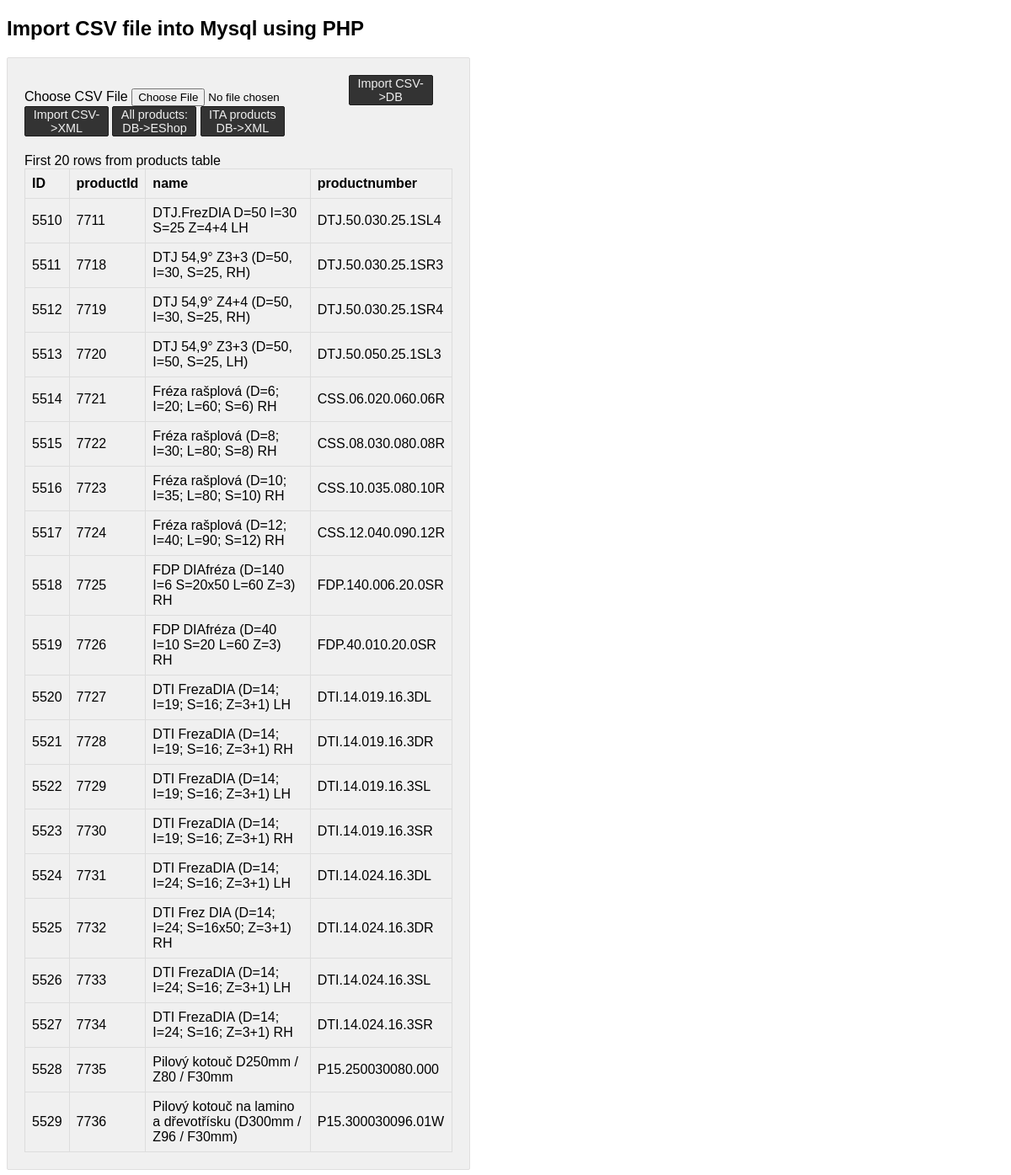
The page / on the database its author committed.
### tables this page shows
CREATE TABLE `products` (
  `id` int(11) NOT NULL,
  `productId` int(8) NOT NULL,
  `name` varchar(100) DEFAULT NULL,
  `secondName` varchar(100) DEFAULT NULL,
  `description` varchar(1000) DEFAULT NULL,
  `picture` varchar(200) DEFAULT NULL,
  `available` tinyint(1) DEFAULT NULL,
  `price` decimal(10,2) NOT NULL,
  `secondPrice` decimal(10,2) NOT NULL,
  `productnumber` varchar(50) NOT NULL,
  `previewPicture` varchar(200) DEFAULT NULL,
  `gallery0` varchar(200) DEFAULT NULL,
  `gallery1` varchar(200) DEFAULT NULL,
  `gallery2` varchar(200) DEFAULT NULL,
  `vat` int(8) DEFAULT NULL,
  `vatlevel` int(8) DEFAULT NULL,
  `amountInStock` int(8) DEFAULT NULL,
  `avaibilityId` int(8) DEFAULT NULL,
  `ean` varchar(50) DEFAULT NULL,
  `unsaleable` tinyint(1) DEFAULT NULL,
  `categories` varchar(200) DEFAULT NULL,
  `changedAt` datetime DEFAULT NULL,
  `dt` datetime DEFAULT current_timestamp() ON UPDATE current_timestamp()
);

### DataSource.php (called while the page is built, shortened)
<?php
class DataSource
{
    private $conn;
    function __construct()
    {
        $this->conn = $this->getConnection();
    }
    public function getConnection()
    {
        $conn = new \mysqli(self::HOST, self::USERNAME, self::PASSWORD, self::DATABASENAME);
        $conn->set_charset("cp1250");
        return $conn;
    }
    public function select($query, $paramType = "", $paramArray = array())
    {
        $stmt = $this->conn->prepare($query);
        $stmt->execute();
        $result = $stmt->get_result();
        if ($result->num_rows > 0) {
            while ($row = $result->fetch_assoc()) {
                $resultset[] = $row;
            }
        }
        if (! empty($resultset)) {
            return $resultset;
        }
    }
}

### index.php (the view, shortened to what this page needs)
<?php
require_once 'DataSource.php';
$db = new DataSource();
?>
<!DOCTYPE html>
<html>
<head>
</head>
<body>
    <h2>Import CSV file into Mysql using PHP</h2>
    <div class="outer-scontainer">
        <div class="row">
            <form class="form-horizontal" action="" method="post"
                name="frmCSVImport" id="frmCSVImport"
                enctype="multipart/form-data">
                <div class="input-row">
                    <label class="col-md-4 control-label">Choose CSV
                        File</label> <input type="file" name="file"
                        id="file" accept=".csv">
                    <button type="submit" id="submit" name="import" class="btn-submit">Import CSV->DB</button>
					<button type="submit" id="submit" name="importxml" class="btn-submit">Import CSV->XML</button>
					<button type="submit" id="submit" name="db_eshop" class="btn-submit">All products: DB->EShop</button>
					<button type="submit" id="submit" name="ita_db_xml" class="btn-submit">ITA products DB->XML</button>
                    <br />
                </div>
            </form>
        </div>
        <?php
            $sqlSelect = "SELECT id,productId,name,productnumber FROM products LIMIT 20";
            $result = $db->select($sqlSelect);
            if (! empty($result)) {
                ?>
			<span>First 20 rows from products table</span>
            <table id='userTable'>
            <thead>
                <tr>
                    <th>ID</th>
                    <th>productId</th>
                    <th>name</th>
                    <th>productnumber</th>
                </tr>
            </thead>
<?php
                foreach ($result as $row) {
                    ?>
                <tbody>
                <tr>
                    <td><?php  echo $row['id']; ?></td>
                    <td><?php  echo $row['productId']; ?></td>
                    <td><?php  echo $row['name']; ?></td>
                    <td><?php  echo $row['productnumber']; ?></td>
                </tr>
                    <?php
                }
                ?>
                </tbody>
        </table>
        <?php } ?>
    </div>
</body>
</html>

### index.php (style rules this page uses)
body { font-family: Arial; width: 550px; }
.outer-scontainer { background: #F0F0F0; border: #e0dfdf 1px solid; padding: 20px; border-radius: 2px; }
.input-row { margin-top: 0px; margin-bottom: 20px; }
.btn-submit { background: #333; border: #1d1d1d 1px solid; color: #f0f0f0; font-size: 0.9em; width: 100px; border-radius: 2px; cursor: pointer; }
.outer-scontainer table { border-collapse: collapse; width: 100%; }
.outer-scontainer th { border: 1px solid #dddddd; padding: 8px; text-align: left; }
.outer-scontainer td { border: 1px solid #dddddd; padding: 8px; text-align: left; }

### rows shown on the page
products: id "5510", productId "7711", name "DTJ.FrezDIA D=50 I=30 S=25 Z=4+4 LH", productnumber "DTJ.50.030.25.1SL4"
products: id "5511", productId "7718", name "DTJ 54,9° Z3+3 (D=50, I=30, S=25, RH)", productnumber "DTJ.50.030.25.1SR3"
products: id "5512", productId "7719", name "DTJ 54,9° Z4+4 (D=50, I=30, S=25, RH)", productnumber "DTJ.50.030.25.1SR4"
products: id "5513", productId "7720", name "DTJ 54,9° Z3+3 (D=50, I=50, S=25, LH)", productnumber "DTJ.50.050.25.1SL3"
products: id "5514", productId "7721", name "Fréza rašplová (D=6; I=20; L=60; S=6) RH", productnumber "CSS.06.020.060.06R"
products: id "5515", productId "7722", name "Fréza rašplová (D=8; I=30; L=80; S=8) RH", productnumber "CSS.08.030.080.08R"
products: id "5516", productId "7723", name "Fréza rašplová (D=10; I=35; L=80; S=10) RH", productnumber "CSS.10.035.080.10R"
products: id "5517", productId "7724", name "Fréza rašplová (D=12; I=40; L=90; S=12) RH", productnumber "CSS.12.040.090.12R"
products: id "5518", productId "7725", name "FDP DIAfréza (D=140 I=6 S=20x50 L=60 Z=3) RH", productnumber "FDP.140.006.20.0SR"
products: id "5519", productId "7726", name "FDP DIAfréza (D=40 I=10 S=20 L=60 Z=3) RH", productnumber "FDP.40.010.20.0SR"
products: id "5520", productId "7727", name "DTI FrezaDIA (D=14; I=19; S=16; Z=3+1) LH", productnumber "DTI.14.019.16.3DL"
products: id "5521", productId "7728", name "DTI FrezaDIA (D=14; I=19; S=16; Z=3+1) RH", productnumber "DTI.14.019.16.3DR"
products: id "5522", productId "7729", name "DTI FrezaDIA (D=14; I=19; S=16; Z=3+1) LH", productnumber "DTI.14.019.16.3SL"
products: id "5523", productId "7730", name "DTI FrezaDIA (D=14; I=19; S=16; Z=3+1) RH", productnumber "DTI.14.019.16.3SR"
products: id "5524", productId "7731", name "DTI FrezaDIA (D=14; I=24; S=16; Z=3+1) LH", productnumber "DTI.14.024.16.3DL"
products: id "5525", productId "7732", name "DTI Frez DIA (D=14; I=24; S=16x50; Z=3+1) RH", productnumber "DTI.14.024.16.3DR"
products: id "5526", productId "7733", name "DTI FrezaDIA (D=14; I=24; S=16; Z=3+1) LH", productnumber "DTI.14.024.16.3SL"
products: id "5527", productId "7734", name "DTI FrezaDIA (D=14; I=24; S=16; Z=3+1) RH", productnumber "DTI.14.024.16.3SR"
products: id "5528", productId "7735", name "Pilový kotouč D250mm / Z80 / F30mm", productnumber "P15.250030080.000"
products: id "5529", productId "7736", name "Pilový kotouč na lamino a dřevotřísku (D300mm / Z96 / F30mm)", productnumber "P15.300030096.01W"
